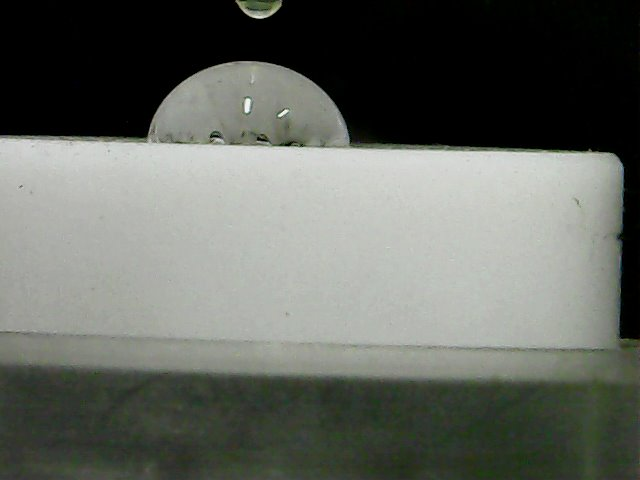
#> input picture surface tension imges/teflon3.jpg, 640 x 480 px, found by its file name
$ python surface_tension.py
#> lines starting #> are read from the running program, lines starting #| are printed output that depends on the picture; after the words box and inside, x2 and y2 are one past the last pixel; in counts of white or black regions, pixels touching at a corner belong together; long printed decimals are rounded
import cv2
import numpy as np

def transform_to_ellipse_space(ellipse):
    (cx, cy), (axes), angle = ellipse
    a, b = axes[0] / 2, axes[1] / 2  # Semi-major and semi-minor axes
    theta = np.radians(angle)
    cos_theta, sin_theta = np.cos(theta), np.sin(theta)

    def transform(point):
        x, y = point
        x_prime = (x - cx) * cos_theta + (y - cy) * sin_theta
        y_prime = -(x - cx) * sin_theta + (y - cy) * cos_theta
        return x_prime, y_prime
    def transform_back(point):
        x_prime, y_prime = point
        x = x_prime * cos_theta - y_prime * sin_theta + cx
        y = x_prime * sin_theta + y_prime * cos_theta + cy
        return x, y

    def find_tangent_slop(point):
        x_prime, y_prime = transform(point)
        if y_prime != 0:  # Avoid division by zero
            slope_tangent = -((b**2 / a**2) * x_prime) / y_prime
            angle_tangent = np.arctan(slope_tangent)
        else:
            slope_tangent = float('inf')  # Vertical tangent line
            angle_tangent = np.pi / 2


        new_point = (x_prime + np.array([100]), y_prime + np.array([100* slope_tangent]))
        return angle_tangent - theta, transform_back(new_point)

    return transform, transform_back, find_tangent_slop

def ellipse_line_intersection(line, ellipse):
    # Line parameters
    vx, vy, x0, y0 = line[0], line[1], line[2], line[3]

    # Ellipse parameters
    (cx, cy), (axes), angle = ellipse
    a, b = axes[0] / 2, axes[1] / 2  # Semi-major and semi-minor axes
    theta = np.radians(angle)

    # Transformation coefficients
    cos_theta, sin_theta = np.cos(theta), np.sin(theta)

    # Quadratic equation coefficients
    A = ((vx * cos_theta + vy * sin_theta)**2) / a**2 + ((vx * sin_theta - vy * cos_theta)**2) / b**2
    B = 2 * ((vx * cos_theta + vy * sin_theta) * ((x0 - cx) * cos_theta + (y0 - cy) * sin_theta) / a**2 +
             (vx * sin_theta - vy * cos_theta) * ((x0 - cx) * sin_theta - (y0 - cy) * cos_theta) / b**2)
    C = (((x0 - cx) * cos_theta + (y0 - cy) * sin_theta)**2) / a**2 + \
        (((x0 - cx) * sin_theta - (y0 - cy) * cos_theta)**2) / b**2 - 1

    # Solve the quadratic equation: At^2 + Bt + C = 0
    discriminant = B**2 - 4 * A * C
    if discriminant < 0:
        return []  # No intersection

    # Compute solutions for t
    t1 = (-B + np.sqrt(discriminant)) / (2 * A)
    t2 = (-B - np.sqrt(discriminant)) / (2 * A)

    # Back-substitute to find intersection points
    intersection_points = []
    for t in [t1, t2]:
        x = x0 + t * vx
        y = y0 + t * vy
        intersection_points.append((x, y))
        # Sort intersection points by the value of x
        intersection_points.sort(key=lambda point: point[0])

    return intersection_points

def surface_tension(image_path,delta_value = 4600, edge = 20):
#> called with delta_value = 4200, edge = 40
    if delta_value < 0:
        raise ValueError('Delta value must be a non-negative number')
    if type(edge) != int:
        raise ValueError('Edges must be an integer')
    if edge < 0:
        raise ValueError('Edges must be a non-negative number')
    else:
        a= edge


    # Load the image
    image = cv2.imread(image_path)
#> image is the input picture: shape (480, 640, 3); mean B, G, R 96.1, 102.7, 99.3
    gray = cv2.cvtColor(image, cv2.COLOR_BGR2GRAY)

    # Apply Canny edge detector
    edges = cv2.Canny(gray, 90, 100)
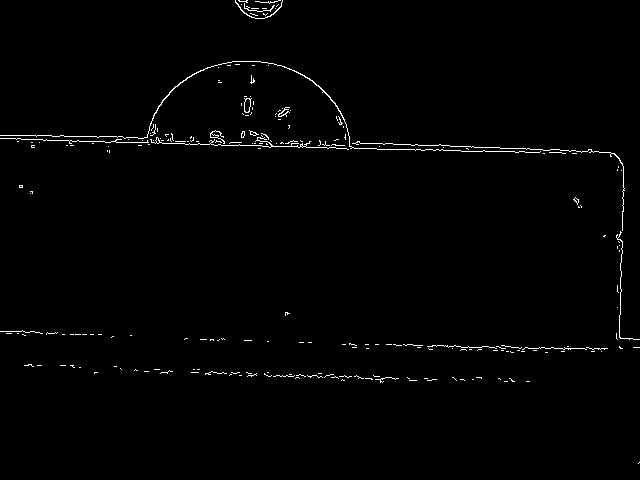
#> edges: shape (480, 640); 1.1% white in thin lines or dots

    # Find contours
    contours, _ = cv2.findContours(edges, cv2.RETR_EXTERNAL, cv2.CHAIN_APPROX_SIMPLE)
#> contours = 226 contours, 221 with area under 20; largest, box (x1, y1, x2, y2) and area: (0, 61, 541, 153) 87, (244, 98, 252, 113) 73, (150, 137, 349, 150) 35, (210, 130, 225, 144) 28, (235, 0, 283, 19) 25

    # Assume the largest contour includes both the surface edge and the drop
    largest_contour = max(contours, key=cv2.contourArea)
#> largest_contour = contour of 389 points, box (x1, y1, x2, y2) (0, 61, 541, 153), area 87

    # Find the leftmost and rightmost points of the largest contour (surface edge)

    leftmost_points = largest_contour[np.argsort(largest_contour[:, :, 0].flatten())[:edge]]
#> leftmost_points = contour of 40 points, box (x1, y1, x2, y2) (0, 135, 127, 139), area 46
    rightmost_points = largest_contour[np.argsort(largest_contour[:, :, 0].flatten())[-edge:]]
#> rightmost_points = contour of 40 points, box (x1, y1, x2, y2) (436, 149, 541, 153), area 92

    # Combine the leftmost and rightmost points
    surface_points = np.vstack((leftmost_points, rightmost_points))
#> surface_points = contour of 80 points, box (x1, y1, x2, y2) (0, 135, 541, 153), area 108

    # Fit a line to the surface edge
    [vx, vy, x, y] = cv2.fitLine(surface_points, cv2.DIST_L2, 0, 0.01, 0.01)
#> vx = [0.999]; vy = [0.0356]; x = [281.8]; y = [143.3]

    # Draw the contours
    if False: # Set to True to display the primery contours
        # cv2.drawContours(image, contours, -1, (0, 0, 255), 2)
        cv2.drawContours(image, [largest_contour], -1, (0, 255, 0), 2)
        cv2.drawContours(image, leftmost_points, -1, (255, 90, 90), 5)
        cv2.drawContours(image, rightmost_points, -1, (255, 90, 90), 5)

        cv2.imshow('Drop Outline and Surface', image)
        cv2.waitKey(0)
        cv2.destroyAllWindows()


    # Calculate the y-values of the surface line at each x-coordinate of the contour
    surface_y_values = (vx / vy) * (largest_contour[:, :, 1] - x) + y
#> surface_y_values = 389 values, max -3497.5 at index 280, min -6050 at index 0, mean -4719.4

    # Calculate the difference between the contour y-values and the surface y-values
    differences = np.abs(largest_contour[:, :, 1] - surface_y_values)
#> differences = 389 values, max 6111 at index 0, min 3649.5 at index 280, mean 4827.8

    # Extract the drop contour
    drop_contour = largest_contour[differences > delta_value]
#> drop_contour = 247 pairs, first value 148 to 347, second value 61 to 131

    # Fit an ellipse to the drop contour
    ellipse = cv2.fitEllipse(drop_contour)
#> ellipse = ((248.1, 150.6), (180.2, 204.4), 92.73)

    # Create transformation functions for ellipse space
    transform, transform_back, find_tangent_angle = transform_to_ellipse_space(ellipse)
#> in transform_to_ellipse_space, `(cx, cy), (axes), angle = ellipse`: cx = 248.1; cy = 150.6; axes = (180.2, 204.4); angle = 92.73
#> in transform_to_ellipse_space, `a, b = axes[0] / 2, axes[1] / 2`: a = 90.11; b = 102.2
#> in transform_to_ellipse_space, `theta = np.radians(angle)`: theta = 1.62
#> in transform_to_ellipse_space, `cos_theta, sin_theta = np.cos(theta), np.sin(theta)`: cos_theta = -0.0476; sin_theta = 0.999

    # Draw the fitted line for the surface
    lefty = int((-x * vy / vx) + y)
#> lefty = 133
    righty = int(((image.shape[1] - x) * vy / vx) + y)
#> righty = 156
    cv2.line(image, (image.shape[1] - 1, righty), (0, lefty), (255, 0, 0), 2)

    # Draw the contours
    # cv2.drawContours(image, [largest_contour], -1, (0, 255, 0), 2)
    # cv2.drawContours(image, [drop_contour], -1, (0, 255, 0), 2)

    # Draw the fitted ellipse for the drop
    cv2.ellipse(image, ellipse, (0, 255, 0), 2)

    # Find intersection points of the line and the ellipse
    line = np.array([vx, vy, x, y])
#> line = [0.999, 0.0356, 281.8, 143.3]
    intersections = ellipse_line_intersection(line, ellipse)
#> in ellipse_line_intersection, `vx, vy, x0, y0 = line[0], line[1], line[2], line[3]`: vx = [0.999]; vy = [0.0356]; x0 = [281.8]; y0 = [143.3]
#> in ellipse_line_intersection, `(cx, cy), (axes), angle = ellipse`: cx = 248.1; cy = 150.6; axes = (180.2, 204.4); angle = 92.73
#> in ellipse_line_intersection, `a, b = axes[0] / 2, axes[1] / 2`: a = 90.11; b = 102.2
#> in ellipse_line_intersection, `theta = np.radians(angle)`: theta = 1.62
#> in ellipse_line_intersection, `cos_theta, sin_theta = np.cos(theta), np.sin(theta)`: cos_theta = -0.0476; sin_theta = 0.999
#> in ellipse_line_intersection, `A = ((vx * cos_theta + vy * sin_theta)**2) / a**2 + ((vx * sin_theta -..`: A = [9.57e-05]
#> in ellipse_line_intersection, `B = 2 * ((vx * cos_theta + vy * sin_theta) * ((x0 - cx) * cos_theta + ..`: B = [0.0064]
#> in ellipse_line_intersection, `C = (((x0 - cx) * cos_theta + (y0 - cy) * sin_theta)**2) / a**2 + \ ((..`: C = [-0.884]
#> in ellipse_line_intersection, `discriminant = B**2 - 4 * A * C`: discriminant = [0.00038]
#> in ellipse_line_intersection, `t1 = (-B + np.sqrt(discriminant)) / (2 * A)`: t1 = [68.32]
#> in ellipse_line_intersection, `t2 = (-B - np.sqrt(discriminant)) / (2 * A)`: t2 = [-135.2]
#> the loop in ellipse_line_intersection, `for t in [t1, t2]:` made 2 passes
#> (t, x, y) on passes 1 to 2: ([68.32], [350.1], [145.8]), ([-135.2], [146.7], [138.5])
#> after the loop in ellipse_line_intersection, `for t in [t1, t2]:`: intersection_points = [([146.7], [138.5]), ([350.1], [145.8])]
#> intersections = [([146.7], [138.5]), ([350.1], [145.8])]

    line_angel = np.arctan(vy/vx)
#> line_angel = [0.0356]

    if len(intersections) == 2:
        left_intersection, right_intersection = intersections
#> left_intersection = ([146.7], [138.5]); right_intersection = ([350.1], [145.8])

        # Draw intersection points
        cv2.circle(image, tuple(map(int, left_intersection)), 5, (0, 0, 255), -1)
#> image: shape (480, 640, 3); mean B, G, R 96.3, 102.7, 97.9
        cv2.circle(image, tuple(map(int, right_intersection)), 5, (0, 0, 255), -1)
#> image: shape (480, 640, 3); mean B, G, R 96.3, 102.7, 98

        # Calculate and draw tangent lines at the intersection points
        left_tangent_angel, left_tangent_point = find_tangent_angle(left_intersection)
#> in transform, `x, y = point`: x = [146.7]; y = [138.5]
#> in transform, `x_prime = (x - cx) * cos_theta + (y - cy) * sin_theta`: x_prime = [-7.28]
#> in transform, `y_prime = -(x - cx) * sin_theta + (y - cy) * cos_theta`: y_prime = [101.9]
#> in find_tangent_slop, `x_prime, y_prime = transform(point)`: x_prime = [-7.28]; y_prime = [101.9]
#> in find_tangent_slop, `slope_tangent = -((b**2 / a**2) * x_prime) / y_prime`: slope_tangent = [0.092]
#> in find_tangent_slop, `angle_tangent = np.arctan(slope_tangent)`: angle_tangent = [0.0917]
#> in find_tangent_slop, `new_point = (x_prime + np.array([100]), y_prime + np.array([100* slope..`: new_point = ([92.72], [111.1])
#> in transform_back, `x_prime, y_prime = point`: x_prime = [92.72]; y_prime = [111.1]
#> in transform_back, `x = x_prime * cos_theta - y_prime * sin_theta + cx`: x = [132.8]
#> in transform_back, `y = x_prime * sin_theta + y_prime * cos_theta + cy`: y = [238]
#> left_tangent_angel = [-1.53]; left_tangent_point = ([132.8], [238])
        right_tangent_angel, right_tangent_point = find_tangent_angle(right_intersection)
#> right_tangent_angel = [-1.74]; right_tangent_point = ([357.6], [246.2])

        left_contact_angle = left_tangent_angel * -1
#> left_contact_angle = [1.53]
        right_contact_angle = right_tangent_angel + np.pi
#> right_contact_angle = [1.4]

        print('Left contact angle:', np.degrees(left_contact_angle)[0], 'degrees')
#| Left contact angle: 87.474 degrees
        print('Right contact angle:', np.degrees(right_contact_angle)[0], 'degrees')
#| Right contact angle: 80.251 degrees
        print('average contact angle:', np.degrees((left_contact_angle + right_contact_angle) / 2)[0], 'degrees')
#| average contact angle: 83.862 degrees

        cv2.line(image, tuple(map(int, left_intersection)), tuple(map(int,left_tangent_point)), (0, 255, 255), 2)
        cv2.line(image, tuple(map(int, right_intersection)), tuple(map(int, right_tangent_point)), (0, 255, 255), 2)


    # Add legend
    cv2.putText(image, 'Drop Contour', (10, 30), cv2.FONT_HERSHEY_SIMPLEX, 0.6, (0, 255, 0), 2)
    cv2.putText(image, 'Surface Contour', (10, 60), cv2.FONT_HERSHEY_SIMPLEX, 0.6, (255, 0, 0), 2)
    cv2.putText(image, 'Intersection Points', (10, 90), cv2.FONT_HERSHEY_SIMPLEX, 0.6, (0, 0, 255), 2)
    cv2.putText(image, 'Tangent Lines', (10, 120), cv2.FONT_HERSHEY_SIMPLEX, 0.6, (0, 255, 255), 2)
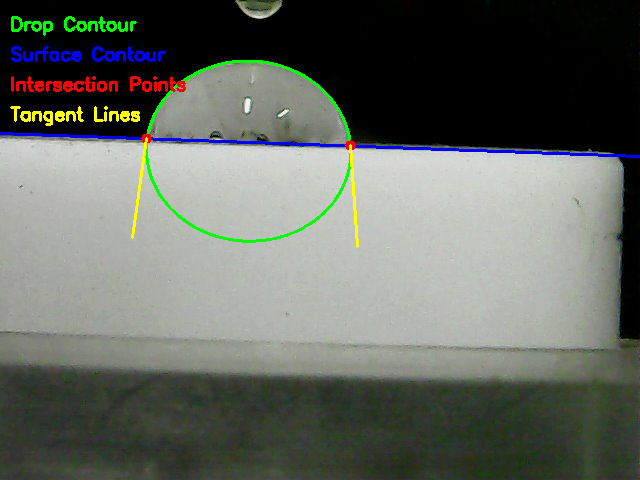
#> image: shape (480, 640, 3); mean B, G, R 96.7, 104.2, 99.8

    # Show the image
    cv2.imshow('Drop Outline and Surface', image)
    cv2.waitKey(0)
    cv2.destroyAllWindows()


if __name__ == '__main__':
    image_path = r"C:\Users\yaniv\Yehonathan TAU\PhyChemLab\surface tension imges\teflon3.jpg"
    surface_tension(image_path, delta_value = 4200, edge = 40)

$ run again, with surface tension imges/teflon2.jpg copied over surface tension imges/teflon3.jpg
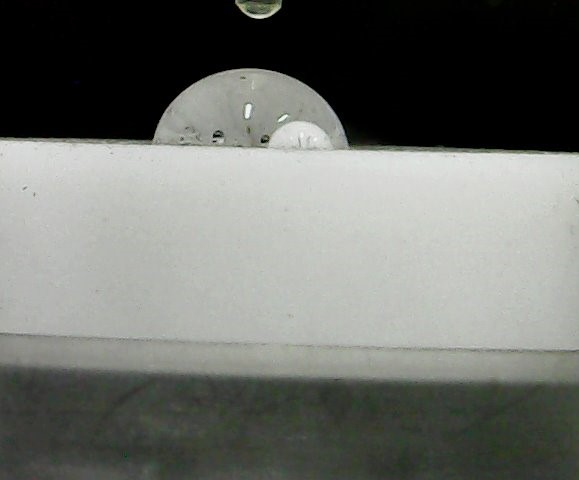
#> input picture surface tension imges/teflon2.jpg, 579 x 480 px, found by its file name
#> in surface_tension, image is the input picture: shape (480, 579, 3); mean B, G, R 106.9, 111.6, 109.4
#> in surface_tension, `edges = cv2.Canny(gray, 90, 100)`:
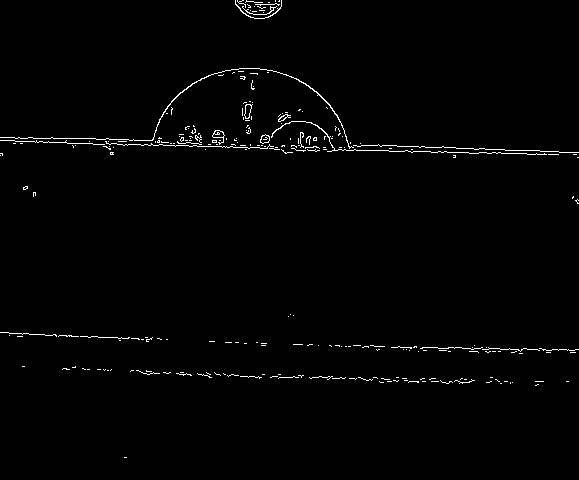
#> edges: shape (480, 579); 1.2% white in thin lines or dots
#> contours = 252 contours, 245 with area under 20; largest, box (x1, y1, x2, y2) and area: (0, 68, 354, 149) 84, (244, 104, 253, 119) 70, (212, 130, 225, 145) 68, (260, 134, 270, 144) 60, (278, 114, 291, 122) 34, (271, 121, 547, 155) 28, (235, 0, 282, 19) 22
#> largest_contour = contour of 312 points, box (x1, y1, x2, y2) (0, 68, 354, 149), area 84
#> leftmost_points = contour of 40 points, box (x1, y1, x2, y2) (0, 137, 110, 140), area 13
#> rightmost_points = contour of 40 points, box (x1, y1, x2, y2) (341, 123, 354, 149), area 47
#> surface_points = contour of 80 points, box (x1, y1, x2, y2) (0, 123, 354, 149), area 3038
#> in surface_tension, `[vx, vy, x, y] = cv2.fitLine(surface_points, cv2.DIST_L2, 0, 0.01, 0.01)`: vx = [1]; vy = [-0.0042]; x = [197.7]; y = [137]
#> surface_y_values = 312 values, max 31052 at index 0, min 11987 at index 240, mean 22048.8
#> differences = 312 values, max 30984 at index 0, min 11839 at index 240, mean 21943.1
#> drop_contour = 312 pairs, first value 0 to 353, second value 68 to 148
#> ellipse = ((208.7, 110.4), (74.91, 381.2), 89.55)
#> in transform_to_ellipse_space, `(cx, cy), (axes), angle = ellipse`: cx = 208.7; cy = 110.4; axes = (74.91, 381.2); angle = 89.55
#> in transform_to_ellipse_space, `a, b = axes[0] / 2, axes[1] / 2`: a = 37.46; b = 190.6
#> in transform_to_ellipse_space, `theta = np.radians(angle)`: theta = 1.56
#> in transform_to_ellipse_space, `cos_theta, sin_theta = np.cos(theta), np.sin(theta)`: cos_theta = 0.00792; sin_theta = 1
#> lefty = 137
#> righty = 135
#> line = [1, -0.0042, 197.7, 137]
#> in ellipse_line_intersection, `vx, vy, x0, y0 = line[0], line[1], line[2], line[3]`: vx = [1]; vy = [-0.0042]; x0 = [197.7]; y0 = [137]
#> in ellipse_line_intersection, `(cx, cy), (axes), angle = ellipse`: cx = 208.7; cy = 110.4; axes = (74.91, 381.2); angle = 89.55
#> in ellipse_line_intersection, `a, b = axes[0] / 2, axes[1] / 2`: a = 37.46; b = 190.6
#> in ellipse_line_intersection, `theta = np.radians(angle)`: theta = 1.56
#> in ellipse_line_intersection, `cos_theta, sin_theta = np.cos(theta), np.sin(theta)`: cos_theta = 0.00792; sin_theta = 1
#> A = [2.75e-05]
#> B = [-0.000474]
#> C = [-0.498]
#> discriminant = [5.51e-05]
#> t1 = [143.4]
#> t2 = [-126.2]
#> the loop in ellipse_line_intersection, `for t in [t1, t2]:` made 2 passes
#> (t, x, y) on passes 1 to 2: ([143.4], [341.1], [136.4]), ([-126.2], [71.53], [137.5])
#> after the loop in ellipse_line_intersection, `for t in [t1, t2]:`: intersection_points = [([71.53], [137.5]), ([341.1], [136.4])]
#> line_angel = [-0.0042]
#> left_intersection = ([71.53], [137.5]); right_intersection = ([341.1], [136.4])
#> in transform, `x, y = point`: x = [71.53]; y = [137.5]
#> in transform, `x_prime = (x - cx) * cos_theta + (y - cy) * sin_theta`: x_prime = [25.97]
#> in transform, `y_prime = -(x - cx) * sin_theta + (y - cy) * cos_theta`: y_prime = [137.3]
#> in find_tangent_slop, `x_prime, y_prime = transform(point)`: x_prime = [25.97]; y_prime = [137.3]
#> slope_tangent = [-4.89]
#> angle_tangent = [-1.37]
#> new_point = ([126], [-352.1])
#> in transform_back, `x_prime, y_prime = point`: x_prime = [126]; y_prime = [-352.1]
#> in transform_back, `x = x_prime * cos_theta - y_prime * sin_theta + cx`: x = [561.7]
#> in transform_back, `y = x_prime * sin_theta + y_prime * cos_theta + cy`: y = [233.6]
#> left_tangent_angel = [-2.93]; left_tangent_point = ([561.7], [233.6])
#> right_tangent_angel = [-0.179]; right_tangent_point = ([-186], [240.6])
#> left_contact_angle = [2.93]
#> right_contact_angle = [2.96]
#| Left contact angle: 167.998 degrees
#| Right contact angle: 169.729 degrees
#| average contact angle: 168.864 degrees
#> in surface_tension, `cv2.putText(image, 'Tangent Lines', (10, 120), cv2.FONT_HERSHEY_SIMPLE..`:
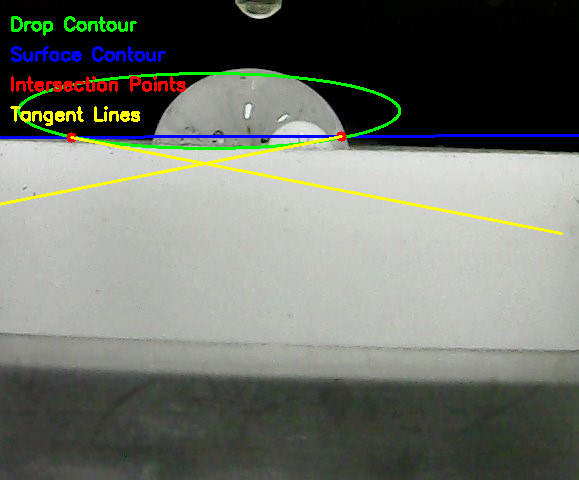
#> image: shape (480, 579, 3); mean B, G, R 106.6, 114.5, 111
